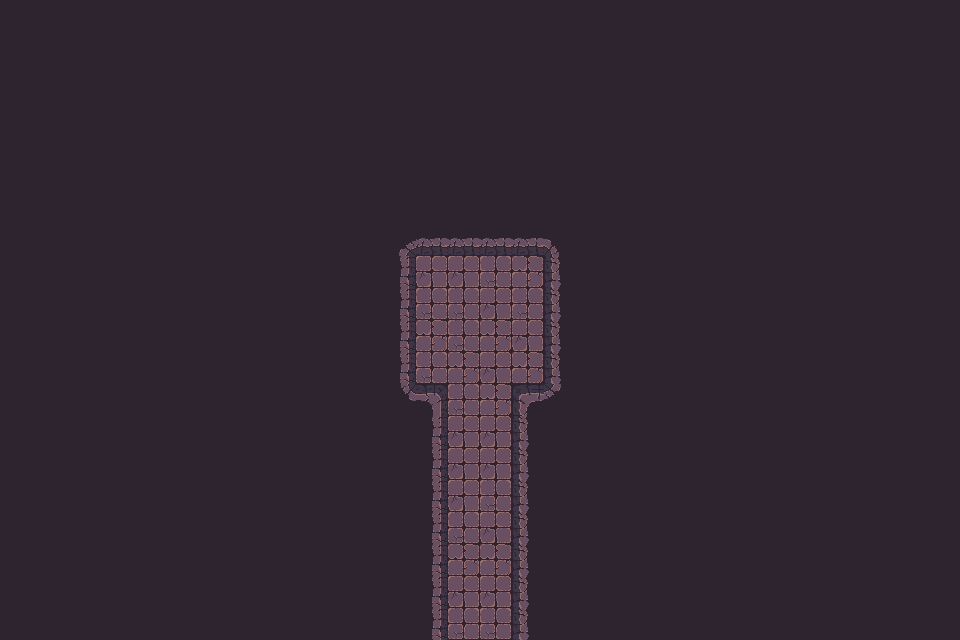

Rendered tile map (Tiled .tmx) drawn with the repository's tilesets; below, a short description and the full map source, tile grids included:
An orthogonal 30x20 tile map with 32x32 px tiles, 1 tile layer (Tile layer 1), 2 tilesets and 57 objects.

<map version="1.10" tiledversion="1.11.2" orientation="orthogonal" renderorder="right-down" width="30" height="20" tilewidth="32" tileheight="32" infinite="0" nextlayerid="3" nextobjectid="1">
    <tileset firstgid="1" name="Town Tileset" tilewidth="32" tileheight="32" tilecount="64" columns="8">
        <image source="../../../tiles/World H Tileset.png" trans="ff00ff" width="256" height="256" />
        <tile id="4">
            <objectgroup draworder="index" id="2">
                <object id="1" x="0" y="0" width="32" height="32" />
            </objectgroup>
        </tile>
        <tile id="5">
            <objectgroup draworder="index" id="2">
                <object id="1" x="0" y="0" width="32" height="32" />
            </objectgroup>
        </tile>
        <tile id="6">
            <objectgroup draworder="index" id="2">
                <object id="1" x="0" y="0" width="32" height="32" />
            </objectgroup>
        </tile>
        <tile id="7">
            <objectgroup draworder="index" id="2">
                <object id="1" x="0" y="0" width="32" height="32" />
            </objectgroup>
        </tile>
        <tile id="8">
            <objectgroup draworder="index" id="2">
                <object id="1" x="0" y="0" width="32" height="32" />
            </objectgroup>
        </tile>
        <tile id="10">
            <objectgroup draworder="index" id="2">
                <object id="1" x="0" y="32" width="32" height="0" />
            </objectgroup>
        </tile>
        <tile id="11">
            <objectgroup draworder="index" id="2">
                <object id="1" x="0" y="32" width="32" height="0" />
                <object id="2" x="32" y="0" width="0" height="32" />
            </objectgroup>
        </tile>
        <tile id="12">
            <objectgroup draworder="index" id="2">
                <object id="1" x="32" y="0" width="0" height="32" />
            </objectgroup>
        </tile>
        <tile id="13">
            <objectgroup draworder="index" id="2">
                <object id="1" x="0" y="32" width="32" height="0" />
                <object id="2" x="0" y="32" width="32" height="0" />
                <object id="3" x="0" y="0" width="0" height="32" />
            </objectgroup>
        </tile>
        <tile id="14">
            <objectgroup draworder="index" id="2">
                <object id="1" x="0" y="0" width="0" height="32" />
            </objectgroup>
        </tile>
        <tile id="16">
            <objectgroup draworder="index" id="2">
                <object id="1" x="0" y="0" width="32" height="32" />
            </objectgroup>
        </tile>
        <tile id="24">
            <objectgroup draworder="index" id="2">
                <object id="1" x="0" y="0" width="32" height="32" />
            </objectgroup>
        </tile>
    </tileset>
    <tileset firstgid="65" name="Dungeon Crawler Tileset" tilewidth="32" tileheight="32" tilecount="100" columns="10">
        <image source="../../../tiles/Dungeon_Tile.png" trans="" width="320" height="320" />
        <tile id="2">
            <objectgroup draworder="index" id="2">
                <object id="1" x="0" y="0" width="32" height="32" />
            </objectgroup>
        </tile>
        <tile id="3">
            <objectgroup draworder="index" id="2">
                <object id="1" x="0" y="0" width="32" height="32" />
            </objectgroup>
        </tile>
        <tile id="4">
            <objectgroup draworder="index" id="2">
                <object id="1" x="0" y="0" width="32" height="32" />
            </objectgroup>
        </tile>
        <tile id="5">
            <objectgroup draworder="index" id="2">
                <object id="1" x="0" y="0" width="32" height="32" />
            </objectgroup>
        </tile>
        <tile id="6">
            <objectgroup draworder="index" id="2">
                <object id="1" x="0" y="0" width="32" height="32" />
            </objectgroup>
        </tile>
        <tile id="8">
            <objectgroup draworder="index" id="2">
                <object id="1" x="0" y="0" width="32" height="32" />
            </objectgroup>
        </tile>
        <tile id="12">
            <objectgroup draworder="index" id="2">
                <object id="1" x="0" y="0" width="32" height="32" />
            </objectgroup>
        </tile>
        <tile id="13">
            <objectgroup draworder="index" id="2">
                <object id="1" x="0" y="0" width="32" height="32" />
            </objectgroup>
        </tile>
        <tile id="14">
            <objectgroup draworder="index" id="2">
                <object id="1" x="0" y="0" width="32" height="32" />
            </objectgroup>
        </tile>
        <tile id="15">
            <objectgroup draworder="index" id="2">
                <object id="1" x="0" y="0" width="32" height="32" />
            </objectgroup>
        </tile>
        <tile id="16">
            <objectgroup draworder="index" id="2">
                <object id="1" x="0" y="0" width="32" height="32" />
            </objectgroup>
        </tile>
        <tile id="18">
            <objectgroup draworder="index" id="2">
                <object id="1" x="0" y="0" width="32" height="32" />
            </objectgroup>
        </tile>
        <tile id="22">
            <objectgroup draworder="index" id="2">
                <object id="1" x="0" y="0" width="32" height="32" />
            </objectgroup>
        </tile>
        <tile id="23">
            <objectgroup draworder="index" id="2">
                <object id="1" x="0" y="0" width="32" height="32" />
            </objectgroup>
        </tile>
        <tile id="24">
            <objectgroup draworder="index" id="2">
                <object id="1" x="0" y="0" width="32" height="32" />
            </objectgroup>
        </tile>
        <tile id="25">
            <objectgroup draworder="index" id="2">
                <object id="1" x="0" y="0" width="32" height="32" />
            </objectgroup>
        </tile>
        <tile id="26">
            <objectgroup draworder="index" id="2">
                <object id="1" x="0" y="0" width="32" height="32" />
            </objectgroup>
        </tile>
        <tile id="28">
            <objectgroup draworder="index" id="2">
                <object id="1" x="0" y="0" width="32" height="32" />
            </objectgroup>
        </tile>
        <tile id="32">
            <objectgroup draworder="index" id="2">
                <object id="1" x="0" y="0" width="32" height="32" />
            </objectgroup>
        </tile>
        <tile id="33">
            <objectgroup draworder="index" id="2">
                <object id="1" x="0" y="0" width="32" height="32" />
            </objectgroup>
        </tile>
        <tile id="34">
            <objectgroup draworder="index" id="2">
                <object id="1" x="0" y="0" width="32" height="32" />
            </objectgroup>
        </tile>
        <tile id="35">
            <objectgroup draworder="index" id="2">
                <object id="1" x="0" y="0" width="32" height="32" />
            </objectgroup>
        </tile>
        <tile id="36">
            <objectgroup draworder="index" id="2">
                <object id="1" x="0" y="0" width="32" height="32" />
            </objectgroup>
        </tile>
        <tile id="38">
            <objectgroup draworder="index" id="2">
                <object id="1" x="0" y="0" width="32" height="32" />
            </objectgroup>
        </tile>
        <tile id="42">
            <objectgroup draworder="index" id="2">
                <object id="1" x="0" y="0" width="32" height="32" />
            </objectgroup>
        </tile>
        <tile id="43">
            <objectgroup draworder="index" id="2">
                <object id="1" x="0" y="0" width="32" height="32" />
            </objectgroup>
        </tile>
        <tile id="44">
            <objectgroup draworder="index" id="2">
                <object id="1" x="0" y="0" width="32" height="32" />
            </objectgroup>
        </tile>
        <tile id="45">
            <objectgroup draworder="index" id="2">
                <object id="1" x="0" y="0" width="32" height="32" />
            </objectgroup>
        </tile>
        <tile id="46">
            <objectgroup draworder="index" id="2">
                <object id="1" x="0" y="0" width="32" height="32" />
            </objectgroup>
        </tile>
        <tile id="48">
            <objectgroup draworder="index" id="2">
                <object id="1" x="0" y="0" width="32" height="32" />
            </objectgroup>
        </tile>
        <tile id="52">
            <objectgroup draworder="index" id="2">
                <object id="1" x="0" y="0" width="32" height="32" />
            </objectgroup>
        </tile>
        <tile id="53">
            <objectgroup draworder="index" id="2">
                <object id="1" x="0" y="0" width="32" height="32" />
            </objectgroup>
        </tile>
        <tile id="54">
            <objectgroup draworder="index" id="2">
                <object id="1" x="0" y="0" width="32" height="32" />
            </objectgroup>
        </tile>
        <tile id="55">
            <objectgroup draworder="index" id="2">
                <object id="1" x="0" y="0" width="32" height="32" />
            </objectgroup>
        </tile>
        <tile id="56">
            <objectgroup draworder="index" id="2">
                <object id="1" x="0" y="0" width="32" height="32" />
            </objectgroup>
        </tile>
        <tile id="58">
            <objectgroup draworder="index" id="2">
                <object id="1" x="0" y="0" width="32" height="32" />
            </objectgroup>
        </tile>
        <tile id="62">
            <objectgroup draworder="index" id="2">
                <object id="1" x="0" y="0" width="32" height="32" />
            </objectgroup>
        </tile>
        <tile id="63">
            <objectgroup draworder="index" id="2">
                <object id="1" x="0" y="0" width="32" height="32" />
            </objectgroup>
        </tile>
        <tile id="64">
            <objectgroup draworder="index" id="2">
                <object id="1" x="0" y="0" width="32" height="32" />
            </objectgroup>
        </tile>
        <tile id="65">
            <objectgroup draworder="index" id="2">
                <object id="1" x="0" y="0" width="32" height="32" />
            </objectgroup>
        </tile>
        <tile id="66">
            <objectgroup draworder="index" id="2">
                <object id="1" x="0" y="0" width="32" height="32" />
            </objectgroup>
        </tile>
        <tile id="68">
            <objectgroup draworder="index" id="2">
                <object id="1" x="0" y="0" width="32" height="32" />
            </objectgroup>
        </tile>
    </tileset>
    <layer id="1" name="Tile layer 1" width="30" height="20">
        <data encoding="csv">
122,122,122,122,122,122,122,122,122,122,122,122,122,122,122,122,122,122,122,122,122,122,122,122,122,122,122,122,122,122,
122,122,122,122,122,122,122,122,122,122,122,122,122,122,122,122,122,122,122,122,122,122,122,122,122,122,122,122,122,122,
122,122,122,122,122,122,122,122,122,122,122,122,122,122,122,122,122,122,122,122,122,122,122,122,122,122,122,122,122,122,
122,122,122,122,122,122,122,122,122,122,122,122,122,122,122,122,122,122,122,122,122,122,122,122,122,122,122,122,122,122,
122,122,122,122,122,122,122,122,122,122,122,122,122,122,122,122,122,122,122,122,122,122,122,122,122,122,122,122,122,122,
122,122,122,122,122,122,122,122,122,122,122,122,122,122,122,122,122,122,122,122,122,122,122,122,122,122,122,122,122,122,
122,122,122,122,122,122,122,122,122,122,122,122,122,122,122,122,122,122,122,122,122,122,122,122,122,122,122,122,122,122,
122,122,122,122,122,122,122,122,122,122,122,122,67,68,68,68,68,69,122,122,122,122,122,122,122,122,122,122,122,122,
122,122,122,122,122,122,122,122,122,122,122,122,77,75,75,66,65,79,122,122,122,122,122,122,122,122,122,122,122,122,
122,122,122,122,122,122,122,122,122,122,122,122,77,66,66,75,66,79,122,122,122,122,122,122,122,122,122,122,122,122,
122,122,122,122,122,122,122,122,122,122,122,122,77,65,66,65,75,79,122,122,122,122,122,122,122,122,122,122,122,122,
122,122,122,122,122,122,122,122,122,122,122,122,77,66,65,75,65,79,122,122,122,122,122,122,122,122,122,122,122,122,
122,122,122,122,122,122,122,122,122,122,122,122,87,73,66,65,70,89,122,122,122,122,122,122,122,122,122,122,122,122,
122,122,122,122,122,122,122,122,122,122,122,122,122,77,75,75,79,122,122,122,122,122,122,122,122,122,122,122,122,122,
122,122,122,122,122,122,122,122,122,122,122,122,122,77,75,75,79,122,122,122,122,122,122,122,122,122,122,122,122,122,
122,122,122,122,122,122,122,122,122,122,122,122,122,77,75,66,79,122,122,122,122,122,122,122,122,122,122,122,122,122,
122,122,122,122,122,122,122,122,122,122,122,122,122,77,66,75,79,122,122,122,122,122,122,122,122,122,122,122,122,122,
122,122,122,122,122,122,122,122,122,122,122,122,122,77,65,65,79,122,122,122,122,122,122,122,122,122,122,122,122,122,
122,122,122,122,122,122,122,122,122,122,122,122,122,77,75,75,79,122,122,122,122,122,122,122,122,122,122,122,122,122,
122,122,122,122,122,122,122,122,122,122,122,122,122,77,66,66,79,122,122,122,122,122,122,122,122,122,122,122,122,122
        </data>
    </layer>
</map>
